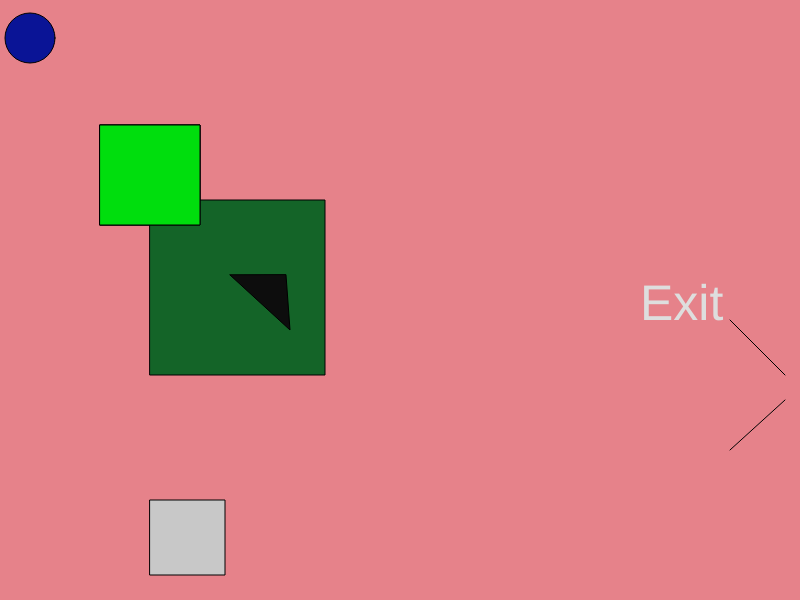
Frame 1 (no input)
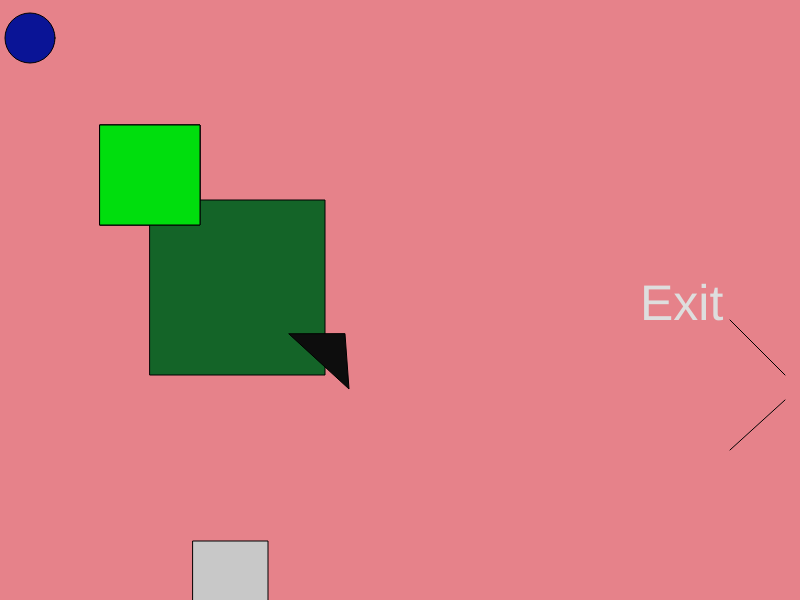
Frame 60 (no input)
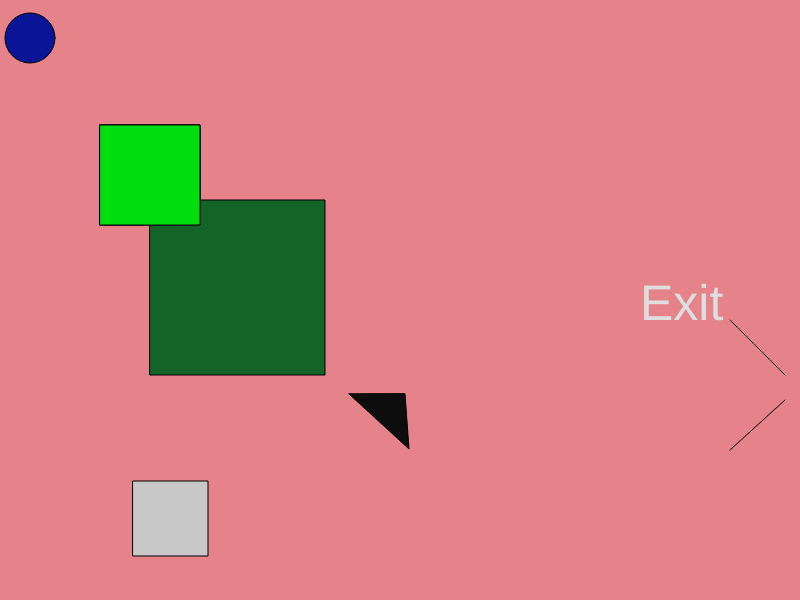
Frame 120 (the mouse pressed at the canvas centre since frame 60)

The p5.js sketch that drew these frames (run headless with seeded random() and noise() and a simulated clock; from frame 60 on, the mouse is pressed at the canvas centre):

// p5.js sketch
// ── sketch.js
var playerX = 50;
    var playerY = 75;
    var playerDirection = 10;

    var w = 87;
    var s = 83;
    var a = 65;
    var d = 68;
    
    var planetX = 150;
    var planetY = 500;
    var planetDirection = 1;
    var planetXSpeed;
    var planetYSpeed;

    var rockX = 230;
    var rockY = 275;
    var rock2X = 290;
    var rock2Y = 330;
    var rock3X = 286;
    var rock3Y = 275;
    var rockDirection = 1;
    var rockXSpeed;
    var rockYSpeed;
    
    var clickShapeX = 100;
    var clickShapeY = 125;



function setup() {
  createCanvas(800, 600);
 }

function draw() {
  background(230, 130, 138);

  athleteCircle();
   fill (10,20,150);
   circle(30,38,50);
    
   //obstacle
   athleticSquare();
   fill (10,200,20);
   square(100,125,100);  
   fill (20,100,40);
   square(150,200,175);
  
  //click and make something
       //click to obstacle
    fill(0,222,13);
    square(clickShapeX,   clickShapeY,100);

    square(clickShapeX,clickShapeY,100);
  
      //planet
        fill(200);
        square(planetX,planetY,75);
      if(planetX >=800 || planetX<=0)
        {
          planetDirection*=-1;
        }
          planetX += planetDirection;
  
      if(planetY >=550 || planetY<=0)
        {
          planetDirection*=-1;
        }
          planetY += planetDirection;
   
    //rock
        fill(13)
           triangle(rockX,rockY,rock2X,rock2Y,rock3X,rock3Y )
      if(rockX >=800 || rockX<=0)
        {
          rockDirection*=-1;
        }
          rockX += rockDirection;
  
      if(rockY >=600 || rockY<=0)
        {
          rockDirection*=-1;
        }
          rockY += rockDirection;
  
      if(rock2X >=800 || rock2X<=0)
        {
          rockDirection*=-1;
        }
          rock2X += rockDirection;
  
      if(rock2Y >=600 || rock2Y<=0)
        {
          rockDirection*=-1;
        }
          rock2Y += rockDirection;
  
      if(rock3X >=800 || rock3X<=0)
        {
          rockDirection*=-1;
        }
          rock3X += rockDirection;
  
      if(rock3Y >=600 || rock3Y<=0)
        {
          rockDirection*=-1;
        }
          rock3Y += rockDirection;


     
}

function athleticCircle(x,y,diameter,fill)

{
  fill(inner_blue);
  circle(x,y,diameter);
}

function athleticSquare(x,y,side,fill)
{
   square(x,y,20);
   square(x,y,15);
}

function athleteCircle()
{
  if (keyIsDown(d)) 
  {
    x+=5;
  } 
  else if (keyIsDown(a)) 
  {
    x-=5;
  }
  if (keyIsDown(w)) 
  {
    y+=1;
  } 
  else if (keyIsDown(s)) 
  {
    y-=1;
  }
  
    //sign for exit
  fill(100);
  line(730,320,785,375);
  
  fill(100);
  line(730,450,785,400);
  
  fill(222);
  textSize(50);
  text('Exit',640,320); 

  
function mouseClicked()
    {
      clickShapeX = mouseX;
      clickShapeY = mouseY;
    }


  
  
}
